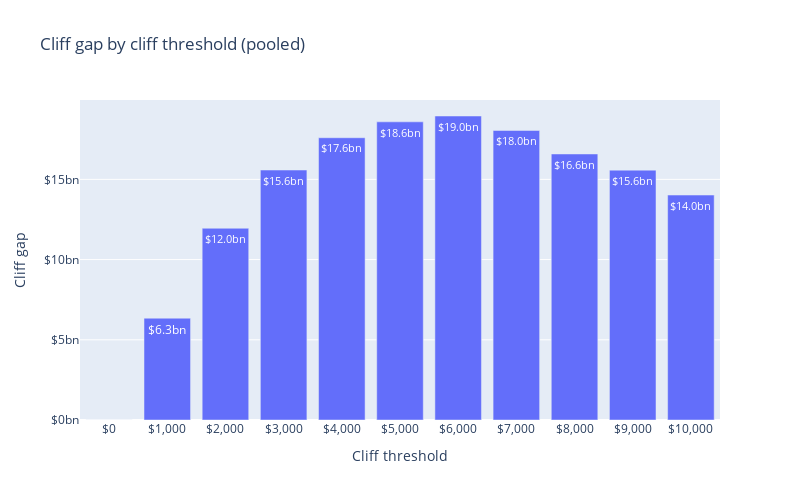

Notebook source saved alongside this figure:
### Code cell
import plotly.express as px

df["gap_in_billions"] = df["cliff_gap"] / 1e9

px.bar(
    df,
    x="cliff_threshold",
    y="gap_in_billions",
    title="Cliff gap by cliff threshold (pooled)",
    text="gap_in_billions",
).update_layout(
    xaxis_title="Cliff threshold",
    yaxis_title="Cliff gap",
    xaxis_tickformat="$,.0f",
    yaxis_tickformat="$,.0f",
    yaxis_ticksuffix="bn",
    xaxis_tickvals=CLIFF_THRESHOLDS,
    height=500,
    width=800,
).update_traces(texttemplate="%{text:$,.1f}bn", textposition="inside", textangle=0)

### Figure 1 — Plotly figure (JSON) as saved in the notebook; plotly's stock layout.template omitted (floating-point values rounded to 4 significant figures)
{"data": [{"alignmentgroup": "True", "hovertemplate": "cliff_threshold=%{x}<br>gap_in_billions=%{text}<extra></extra>", "legendgroup": "", "marker": {"color": "#636efa", "pattern": {"shape": ""}}, "name": "", "offsetgroup": "", "orientation": "v", "showlegend": false, "text": [0.0003227, 6.347, 11.95, 15.58, 17.6, 18.59, 18.95, 18.05, 16.58, 15.58, 14.02], "textangle": 0, "textposition": "inside", "texttemplate": "%{text:$,.1f}bn", "type": "bar", "x": [0, 1000, 2000, 3000, 4000, 5000, 6000, 7000, 8000, 9000, 10000], "xaxis": "x", "y": [0.0003227, 6.347, 11.95, 15.58, 17.6, 18.59, 18.95, 18.05, 16.58, 15.58, 14.02], "yaxis": "y"}], "layout": {"barmode": "relative", "height": 500, "legend": {"tracegroupgap": 0}, "title": {"text": "Cliff gap by cliff threshold (pooled)"}, "width": 800, "xaxis": {"anchor": "y", "domain": [0, 1], "tickformat": "$,.0f", "tickvals": [0, 1000, 2000, 3000, 4000, 5000, 6000, 7000, 8000, 9000, 10000], "title": {"text": "Cliff threshold"}}, "yaxis": {"anchor": "x", "domain": [0, 1], "tickformat": "$,.0f", "ticksuffix": "bn", "title": {"text": "Cliff gap"}}}}
